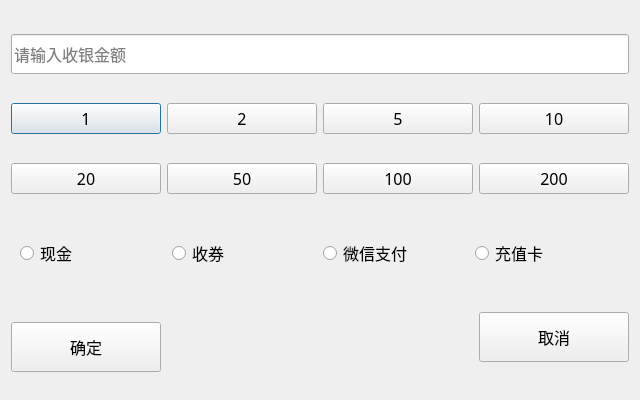
<?xml version="1.0" encoding="UTF-8"?>
<ui version="4.0">
 <class>dlgGetMoney</class>
 <widget class="QDialog" name="dlgGetMoney">
  <property name="geometry">
   <rect>
    <x>0</x>
    <y>0</y>
    <width>640</width>
    <height>400</height>
   </rect>
  </property>
  <property name="minimumSize">
   <size>
    <width>0</width>
    <height>400</height>
   </size>
  </property>
  <property name="maximumSize">
   <size>
    <width>16777215</width>
    <height>400</height>
   </size>
  </property>
  <property name="font">
   <font>
    <family>微软雅黑</family>
   </font>
  </property>
  <property name="windowTitle">
   <string>收银</string>
  </property>
  <layout class="QGridLayout" name="gridLayout">
   <item row="1" column="0">
    <widget class="QPushButton" name="BtnNumOne">
     <property name="minimumSize">
      <size>
       <width>0</width>
       <height>30</height>
      </size>
     </property>
     <property name="font">
      <font>
       <family>微软雅黑</family>
       <pointsize>12</pointsize>
      </font>
     </property>
     <property name="text">
      <string>1</string>
     </property>
    </widget>
   </item>
   <item row="1" column="2">
    <widget class="QPushButton" name="BtnNumFive">
     <property name="minimumSize">
      <size>
       <width>0</width>
       <height>30</height>
      </size>
     </property>
     <property name="font">
      <font>
       <family>微软雅黑</family>
       <pointsize>12</pointsize>
      </font>
     </property>
     <property name="text">
      <string>5</string>
     </property>
    </widget>
   </item>
   <item row="2" column="0">
    <widget class="QPushButton" name="BtnNumTwenty">
     <property name="minimumSize">
      <size>
       <width>0</width>
       <height>30</height>
      </size>
     </property>
     <property name="font">
      <font>
       <family>微软雅黑</family>
       <pointsize>12</pointsize>
      </font>
     </property>
     <property name="text">
      <string>20</string>
     </property>
    </widget>
   </item>
   <item row="4" column="0">
    <widget class="QPushButton" name="BtnEnter">
     <property name="minimumSize">
      <size>
       <width>0</width>
       <height>50</height>
      </size>
     </property>
     <property name="maximumSize">
      <size>
       <width>16777215</width>
       <height>30</height>
      </size>
     </property>
     <property name="font">
      <font>
       <family>微软雅黑</family>
       <pointsize>12</pointsize>
      </font>
     </property>
     <property name="text">
      <string>确定</string>
     </property>
    </widget>
   </item>
   <item row="1" column="1">
    <widget class="QPushButton" name="BtnNumTwo">
     <property name="minimumSize">
      <size>
       <width>0</width>
       <height>30</height>
      </size>
     </property>
     <property name="font">
      <font>
       <family>微软雅黑</family>
       <pointsize>12</pointsize>
      </font>
     </property>
     <property name="text">
      <string>2</string>
     </property>
    </widget>
   </item>
   <item row="1" column="3">
    <widget class="QPushButton" name="BtnNumTen">
     <property name="minimumSize">
      <size>
       <width>0</width>
       <height>30</height>
      </size>
     </property>
     <property name="font">
      <font>
       <family>微软雅黑</family>
       <pointsize>12</pointsize>
      </font>
     </property>
     <property name="text">
      <string>10</string>
     </property>
    </widget>
   </item>
   <item row="2" column="2">
    <widget class="QPushButton" name="BtnNumOneH">
     <property name="minimumSize">
      <size>
       <width>0</width>
       <height>30</height>
      </size>
     </property>
     <property name="font">
      <font>
       <family>微软雅黑</family>
       <pointsize>12</pointsize>
      </font>
     </property>
     <property name="text">
      <string>100</string>
     </property>
    </widget>
   </item>
   <item row="2" column="3">
    <widget class="QPushButton" name="BtnNumTwoH">
     <property name="minimumSize">
      <size>
       <width>0</width>
       <height>30</height>
      </size>
     </property>
     <property name="font">
      <font>
       <family>微软雅黑</family>
       <pointsize>12</pointsize>
      </font>
     </property>
     <property name="text">
      <string>200</string>
     </property>
    </widget>
   </item>
   <item row="0" column="0" colspan="4">
    <widget class="QLineEdit" name="LeMoney">
     <property name="minimumSize">
      <size>
       <width>0</width>
       <height>40</height>
      </size>
     </property>
     <property name="font">
      <font>
       <family>微软雅黑</family>
       <pointsize>12</pointsize>
      </font>
     </property>
     <property name="placeholderText">
      <string>请输入收银金额</string>
     </property>
    </widget>
   </item>
   <item row="4" column="3">
    <widget class="QPushButton" name="BtnCancel">
     <property name="minimumSize">
      <size>
       <width>0</width>
       <height>50</height>
      </size>
     </property>
     <property name="font">
      <font>
       <family>微软雅黑</family>
       <pointsize>12</pointsize>
      </font>
     </property>
     <property name="text">
      <string>取消</string>
     </property>
    </widget>
   </item>
   <item row="2" column="1">
    <widget class="QPushButton" name="BtnNumFifty">
     <property name="minimumSize">
      <size>
       <width>0</width>
       <height>30</height>
      </size>
     </property>
     <property name="font">
      <font>
       <family>微软雅黑</family>
       <pointsize>12</pointsize>
      </font>
     </property>
     <property name="text">
      <string>50</string>
     </property>
    </widget>
   </item>
   <item row="3" column="0" colspan="4">
    <widget class="QWidget" name="widget" native="true">
     <property name="maximumSize">
      <size>
       <width>16777215</width>
       <height>60</height>
      </size>
     </property>
     <property name="font">
      <font>
       <family>微软雅黑</family>
       <pointsize>12</pointsize>
      </font>
     </property>
     <layout class="QGridLayout" name="gridLayout_2">
      <item row="2" column="1">
       <widget class="QRadioButton" name="RaTicket">
        <property name="font">
         <font>
          <family>微软雅黑</family>
          <pointsize>12</pointsize>
         </font>
        </property>
        <property name="text">
         <string>收券</string>
        </property>
       </widget>
      </item>
      <item row="2" column="2">
       <widget class="QRadioButton" name="RaWechat">
        <property name="font">
         <font>
          <family>微软雅黑</family>
          <pointsize>12</pointsize>
         </font>
        </property>
        <property name="text">
         <string>微信支付</string>
        </property>
       </widget>
      </item>
      <item row="2" column="0">
       <widget class="QRadioButton" name="RaCash">
        <property name="font">
         <font>
          <family>微软雅黑</family>
          <pointsize>12</pointsize>
         </font>
        </property>
        <property name="text">
         <string>现金</string>
        </property>
       </widget>
      </item>
      <item row="2" column="3">
       <widget class="QRadioButton" name="RaCard">
        <property name="font">
         <font>
          <family>微软雅黑</family>
          <pointsize>12</pointsize>
         </font>
        </property>
        <property name="text">
         <string>充值卡</string>
        </property>
       </widget>
      </item>
     </layout>
    </widget>
   </item>
  </layout>
 </widget>
 <resources/>
 <connections/>
</ui>
